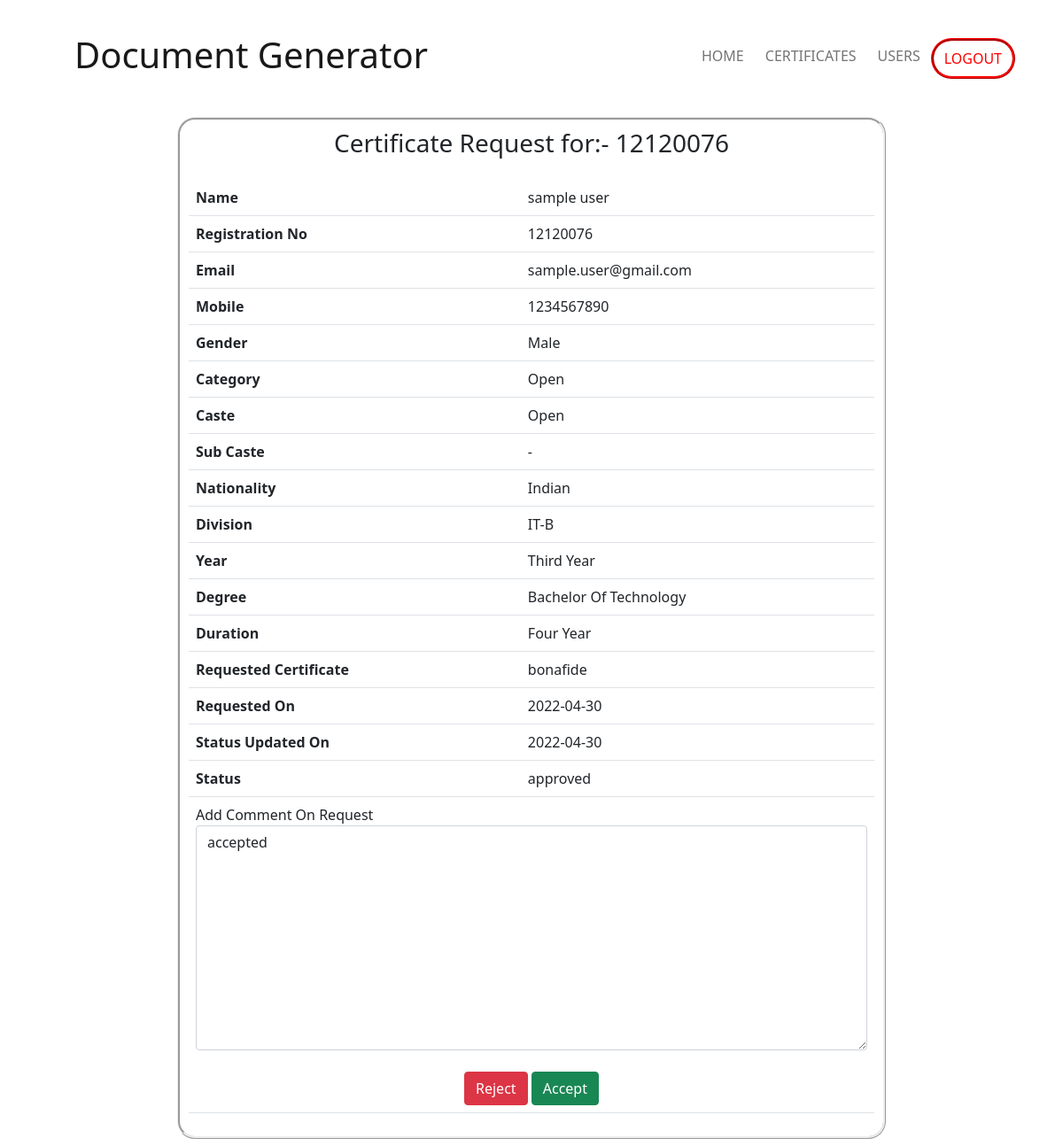
The app's page /admin_certificate_req?c_id=9, older data.
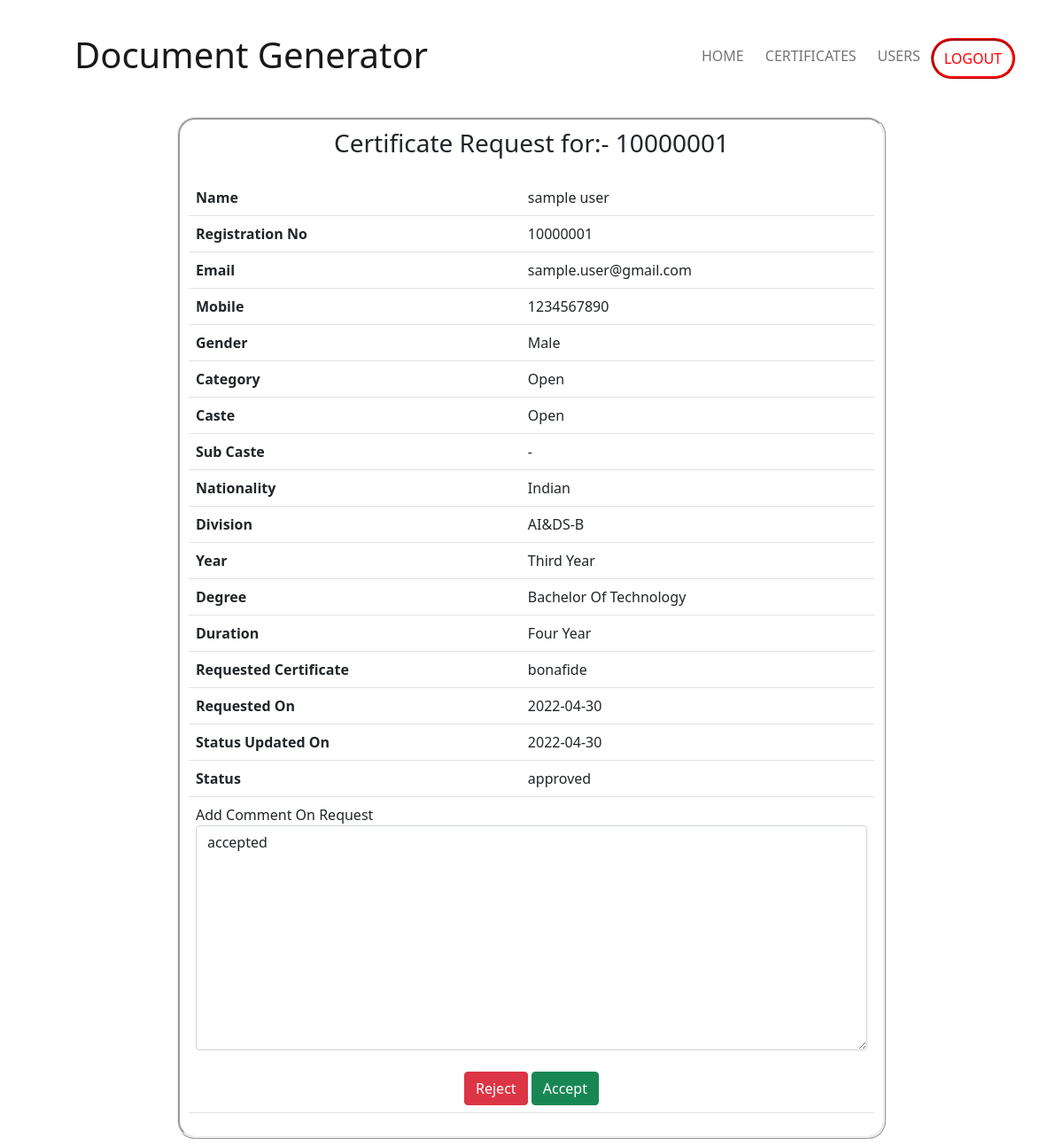
The same page, newer data.
### main/models.py (models this page shows)
class UserModel(models.Model):
    id = models.AutoField(primary_key=True)
    uid = models.CharField(max_length=100)
    name = models.CharField(max_length=100)
    email = models.CharField(max_length=100)
    gender = models.CharField(max_length=20)
    category = models.CharField(max_length=20)
    caste = models.CharField(max_length=30)
    sub_caste = models.CharField(max_length=30)
    nationality = models.CharField(max_length=100)
    regNo = models.CharField(max_length=100)
    mobile = models.CharField(max_length=100)
    div = models.CharField(max_length=20)
    profile = models.CharField(max_length=200)
    year = models.CharField(max_length=100)
    degree = models.CharField(max_length=100)
    course = models.CharField(max_length=100)
    duration = models.CharField(max_length=100)

### main/views.py (the view, shortened to what this page needs)
# urls.py: path('admin_certificate_req', views.certificate_request_details),
def certificate_request_details(request):
    try:
        certificate = CertificateRequestModel.objects.filter(id=request.GET["c_id"]).get()
        user = UserModel.objects.filter(uid=certificate.student_id).get()
        return render(request, 'cer_details.html', {'user': user, 'certificate': certificate})
    except UserModel.DoesNotExist:
        print("Error")
        messages.info(request, "No User Found")
    except CertificateRequestModel.DoesNotExist:
        messages.info(request, "No Certificate Found")
    return redirect('/')

### templates/cer_details.html (shortened to what the changed rows need)
<!DOCTYPE html>
<html lang="en">
<head>
    <link href="https://cdn.jsdelivr.net/npm/bootstrap@5.1.3/dist/css/bootstrap.min.css" rel="stylesheet"
>
</head>
<body>
    <div class="container mb-2" style="max-width: 800px; border: ridge; border-radius: 20px; padding: 10px;">
        <center>
            <h3>
                Certificate Request for:- {{ user.regNo }}
            </h3>
        </center>
        <table class="table table-stripped table-hover">
            <tbody>
                <table class="table table-stripped table-hover">
                    <tr>
                        <th>Name</th>
                        <td>{{ user.name}}</td>
                    </tr>
                    <tr>
                        <th>Registration No</th>
                        <td>{{ user.regNo }}</td>
                    </tr>
                    <tr>
                        <th>Email</th>
                        <td>{{ user.email }}</td>
                    </tr>
                    <tr>
                        <th>Mobile</th>
                        <td>{{ user.mobile }}</td>
                    </tr>
                    <tr>
                        <th>Gender</th>
                        <td>{{ user.gender }}</td>
                    </tr>
                    <tr>
                        <th>Category</th>
                        <td>{{ user.category }}</td>
                    </tr>
                    <tr>
                        <th>Caste</th>
                        <td>{{ user.caste }}</td>
                    </tr>
                    <tr>
                        <th>Sub Caste</th>
                        <td>{{ user.sub_caste }}</td>
                    </tr>
                    <tr>
                        <th>Nationality</th>
                        <td>{{ user.nationality }}</td>
                    </tr>
                    <tr>
                        <th>Division</th>
                        <td>{{ user.div }}</td>
                    </tr>
                    <tr>
                        <th>Year</th>
                        <td>{{ user.year }}</td>
                    </tr>
                    <tr>
                        <th>Degree</th>
                        <td>{{ user.degree }}</td>
                    </tr>
                    <tr>
                        <th>Duration</th>
                        <td>{{ user.duration }}</td>
                    </tr>
                    <tr>
                        <th>Requested Certificate</th>
                    </tr>
                    <tr>
                        <th>Requested On</th>
                    </tr>
                    <tr>
                        <th>Status Updated On</th>
                    </tr>
                    <tr>
                        <th>Status</th>
                    </tr>
                </table>
            </tbody>
        </table>
    </div>
</body>
</html>

Row changes from the older to the newer data that the page shows:
changed UserModel "sample user": regNo "12120076" → "10000001"; div "IT-B" → "AI&DS-B"
